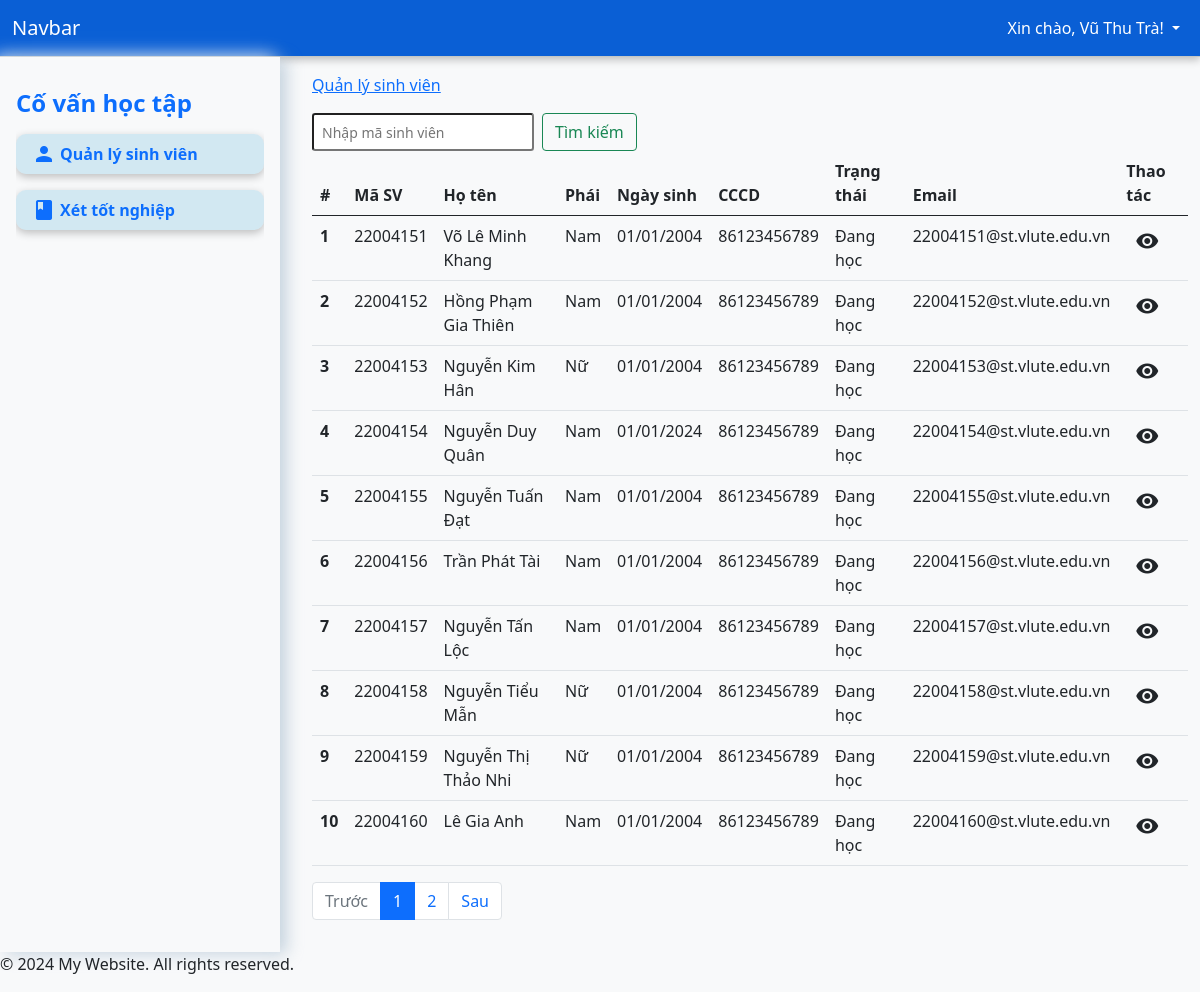
Screenshot of /?page=students (signed in) with the database file from the repository.
### tables this page shows
CREATE TABLE `students` (
  `id` int(11) NOT NULL,
  `student_code` varchar(50) NOT NULL,
  `full_name` varchar(255) NOT NULL,
  `identity` varchar(255) NOT NULL,
  `dob` date DEFAULT NULL,
  `gender` enum('Nam','Nữ','Khác') NOT NULL DEFAULT 'Nam',
  `address` varchar(255) NOT NULL,
  `major` varchar(255) DEFAULT NULL,
  `email` varchar(255) DEFAULT NULL,
  `status` enum('Đang học','Thôi học','Đã tốt nghiệp','') DEFAULT 'Đang học',
  `created_at` datetime DEFAULT current_timestamp()
);

### app/controller/StudentController.php (called while the page is built, shortened)
<?php
class StudentController
{
    private $conn;
    public function __construct($conn)
    {
        $this->conn = $conn;
    }
    public function index($limit = PHP_INT_MAX, $offset = 0) {
        $query = "SELECT * FROM students LIMIT $offset, $limit";
        $result = mysqli_query($this->conn, $query);
        $students = [];
        while ($row = mysqli_fetch_assoc($result)) {
            $students[] = $row;
        }
        return $students;
    }
    public function count()
    {
        $query = "SELECT COUNT(*) as total FROM students";
        $result = mysqli_query($this->conn, $query);
        $row = mysqli_fetch_assoc($result);
        return $row['total'];
    }
}

### app/views/pages/students.php (the view, shortened to what this page needs)
<?php
require_once "app/controller/StudentController.php";
$studentController = new StudentController($conn);
$page = isset($_GET['num']) ? (int)$_GET['num'] : 1;
$page = max($page, 1);
$limit = 10;
$offset = ($page - 1) * $limit;
$search = isset($_POST['search']) ? $_POST['search'] : '';
if ($search) {
    $students = $studentController->show($search);
    $total_students = count($students);
    $total_pages = 1;
} else {
    $students = $studentController->index($limit, $offset);
    $total_students = $studentController->count();
    $total_pages = ceil($total_students / $limit);
}
?>
<nav aria-label="Page navigation example">
    <form class="d-flex float-start" method="post">
        <input class="form-control-sm me-2" name="search" type="search" placeholder="Nhập mã sinh viên" aria-label="Search" required>
        <button class="btn btn-outline-success mr-2" type="submit">Tìm kiếm</button>
    </form>
    <table class="table">
        <thead>
            <tr>
                <th scope="col">#</th>
                <th scope="col">Mã SV</th>
                <th scope="col">Họ tên</th>
                <th scope="col">Phái</th>
                <th scope="col">Ngày sinh</th>
                <th scope="col">CCCD</th>
                <th scope="col">Trạng thái</th>
                <th scope="col">Email</th>
                <th scope="col">Thao tác</th>
            </tr>
        </thead>
        <tbody>
            <?php foreach ($students as $index => $student): ?>
                <tr>
                    <th scope="row"><?php echo $index + 1; ?></th>
                    <td><?php echo htmlspecialchars($student['student_code']); ?></td>
                    <td><?php echo htmlspecialchars($student['full_name']); ?></td>
                    <td><?php echo htmlspecialchars($student['gender']); ?></td>
                    <td><?php echo htmlspecialchars(date('d/m/Y', strtotime($student['dob']))); ?></td>
                    <td><?php echo htmlspecialchars($student['identity']); ?></td>
                    <td><?php echo htmlspecialchars($student['status']); ?></td>
                    <td><?php echo htmlspecialchars($student['email']); ?></td>
                    <td>
                        <a type="button" class="btn btn-sm" href="?page=detail&student_code=<?php echo $student['student_code'] ?>"><i class="material-icons">visibility</i></a>
                    </td>
                </tr>
            <?php endforeach; ?>
        </tbody>
    </table>
    <ul class="pagination">
        <li class="page-item <?php if ($page <= 1) echo 'disabled'; ?>">
            <a class="page-link" href="?page=students&num=<?php echo $page - 1; ?>">Trước</a>
        </li>
        <?php for ($i = 1; $i <= $total_pages; $i++): ?>
            <li class="page-item <?php if ($page == $i) echo 'active'; ?>">
                <a class="page-link" href="?page=students&num=<?php echo $i; ?>"><?php echo $i; ?></a>
            </li>
        <?php endfor; ?>
        <li class="page-item <?php if ($page >= $total_pages) echo 'disabled'; ?>">
            <a class="page-link" href="?page=students&num=<?php echo $page + 1; ?>">Sau</a>
        </li>
    </ul>
</nav>

### app/views/components/header.php (shortened to what this page needs)
<!DOCTYPE html>
<html lang="en">
<head>
    <link href="https://cdn.jsdelivr.net/npm/bootstrap@5.0.2/dist/css/bootstrap.min.css" rel="stylesheet">
    <link rel="stylesheet" href="/app/styles/styles.css">
</head>
<body class="g-sidenav-show bg-light">
    <header>
        <nav class="navbar navbar-expand-lg navbar-light position-static top-0">
            <div class="container-fluid">
                <a class="navbar-brand text-white" href="/">Navbar</a>
                <div class="collapse navbar-collapse" id="navbarNavDarkDropdown">
                    <ul class="navbar-nav">
                        <li class="nav-item dropdown">
                            <a class="nav-link dropdown-toggle text-white" href="#" id="navbarDarkDropdownMenuLink" role="button" data-bs-toggle="dropdown" aria-expanded="false">
                                <?php
                                echo "Xin chào, " . htmlspecialchars($_SESSION['auth_user']['username']) . "!";
                                ?>
                            </a>
                        </li>
                    </ul>
                </div>
            </div>
        </nav>
    </header>

### index.php (shortened to what this page needs)
<?php
require_once("app/views/components/header.php");
$page_titles = [
    'grades' => 'Quản lý điểm',
    'courses' => 'Quản lý học phần',
    'students' => 'Quản lý sinh viên',
    'progress' => 'Quản lý cây tiến trình',
    'detail' => 'Chi tiết sinh viên',
    'certificate' => 'Danh sách văn bằng',
    'graduate' => 'Xét tốt nghiệp'
];
?>
<div class="container-fluid">
    <div class="row">
        <div class="col-3 p-0">
            <?php require_once("app/views/components/sidebar.php"); ?>
        </div>
        <div class="col-9 min-vh-100 py-3">
            <nav aria-label="breadcrumb">
                <ol class="breadcrumb">
                    <?php if (isset($_GET['page']) && array_key_exists($_GET['page'], $page_titles)): ?>
                        <li class="breadcrumb-item active" aria-current="page">
                            <a href="?page=<?php
                                            if ($_GET['page'] === 'detail') {
                                                echo $_GET['page'] . '&student_code=' . $_GET['student_code'];
                                            } else {
                                                echo $_GET['page'];
                                            }
                                            ?>">
                                <?php echo $page_titles[$_GET['page']]; ?>
                            </a>
                        </li>
                    <?php endif; ?>
                </ol>
            </nav>
            <?php
            if (isset($_GET['page'])) {
                $page = $_GET['page'];
                $allowed_pages = ['grades', 'courses', 'students', 'progress', 'detail','graduate'];
                if (in_array($page, $allowed_pages)) {
                    require_once("app/views/pages/{$page}.php");
                } else {
                    echo "Page not found.";
                }
            } else {
                require_once("app/views/pages/intro.php");
            }
            ?>
        </div>
    </div>
</div>
<?php
include("app/views/components/footer.php");
?>

### app/views/components/sidebar.php
<div class="d-flex flex-column flex-shrink-0 p-3 bg-light position-static left-0" id="sidebar">
    <div class="offcanvas-body px-0">
        <p class="text-primary fw-bold fs-large h4"><?php echo $_SESSION['auth_user']['role'] == "GV" ? 'Giáo viên' : 'Cố vấn học tập';  ?></p>
        <ul class="nav nav-pills flex-column mb-sm-auto mb-0 align-items-start" id="menu">
            <li class="nav-item my-2">
                <a href="?page=students" class="nav-link text-truncate d-flex align-items-center">
                    <i class="material-icons">person</i><span class="ms-1 d-none d-sm-inline fw-bold">Quản lý sinh viên</span>
                </a>
            </li>
            <?php if ($_SESSION['auth_user']['role'] == 'GV'): ?>
                <li class="nav-item my-2">
                    <a href="?page=courses" class="nav-link text-truncate d-flex align-items-center">
                        <i class="material-icons">book</i><span class="ms-1 d-none d-sm-inline fw-bold">Quản lý học phần</span> </a>
                </li>
                <li class="nav-item my-2">
                    <a href="?page=grades" class="nav-link text-truncate d-flex align-items-center">
                        <i class="material-icons">grade</i><span class="ms-1 d-none d-sm-inline fw-bold">Quản lý điểm</span></a>
                </li>
            <?php else: ?>
                <li class="nav-item my-2">
                    <a href="?page=graduate" class="nav-link text-truncate d-flex align-items-center">
                        <i class="material-icons">book</i><span class="ms-1 d-none d-sm-inline fw-bold">Xét tốt nghiệp</span></a>
                </li>
            <?php endif; ?>
        </ul>
    </div>
</div>

### app/views/components/footer.php (shortened to what this page needs)
<footer>
    <p>&copy; 2024 My Website. All rights reserved.</p>
</footer>
</body>
</html>

### app/styles/styles.css (style rules this page uses)
.navbar { border-bottom: 1px solid #c3c7c6; box-shadow: rgba(0, 0, 0, 0.24) 0px 3px 8px; background-color: rgb(10, 95, 213); }
#sidebar { width: 280px; min-height: 100vh; height: 100%; box-shadow: rgba(136, 165, 191, 0.48) 6px 2px 16px 0px, rgba(255, 255, 255, 0.8) -6px -2px 16px 0px; }
#sidebar .nav-item { background-color: rgba(123, 193, 220, 0.3); width: 100%; border-radius: 10px; box-shadow: rgba(0, 0, 0, 0.24) 0px 3px 8px; }
#sidebar .nav-item .nav-link { transition: background-color 0.3s, color 0.3s; }

### rows the page displays
students: student_code "22004151", full_name "Võ Lê Minh Khang", gender "Nam", dob "01/01/2004", identity "86123456789", status "Đang học", email "22004151@st.vlute.edu.vn"
students: student_code "22004152", full_name "Hồng Phạm Gia Thiên", gender "Nam", dob "01/01/2004", identity "86123456789", status "Đang học", email "22004152@st.vlute.edu.vn"
students: student_code "22004153", full_name "Nguyễn Kim Hân", gender "Nữ", dob "01/01/2004", identity "86123456789", status "Đang học", email "22004153@st.vlute.edu.vn"
students: student_code "22004154", full_name "Nguyễn Duy Quân", gender "Nam", dob "01/01/2024", identity "86123456789", status "Đang học", email "22004154@st.vlute.edu.vn"
students: student_code "22004155", full_name "Nguyễn Tuấn Đạt", gender "Nam", dob "01/01/2004", identity "86123456789", status "Đang học", email "22004155@st.vlute.edu.vn"
students: student_code "22004156", full_name "Trần Phát Tài", gender "Nam", dob "01/01/2004", identity "86123456789", status "Đang học", email "22004156@st.vlute.edu.vn"
students: student_code "22004157", full_name "Nguyễn Tấn Lộc", gender "Nam", dob "01/01/2004", identity "86123456789", status "Đang học", email "22004157@st.vlute.edu.vn"
students: student_code "22004158", full_name "Nguyễn Tiểu Mẫn", gender "Nữ", dob "01/01/2004", identity "86123456789", status "Đang học", email "22004158@st.vlute.edu.vn"
students: student_code "22004159", full_name "Nguyễn Thị Thảo Nhi", gender "Nữ", dob "01/01/2004", identity "86123456789", status "Đang học", email "22004159@st.vlute.edu.vn"
students: student_code "22004160", full_name "Lê Gia Anh", gender "Nam", dob "01/01/2004", identity "86123456789", status "Đang học", email "22004160@st.vlute.edu.vn"

### other values shown
$_SESSION['auth_user']['username'] "Vũ Thu Trà"
$page_titles[$_GET['page']] "Quản lý sinh viên"
